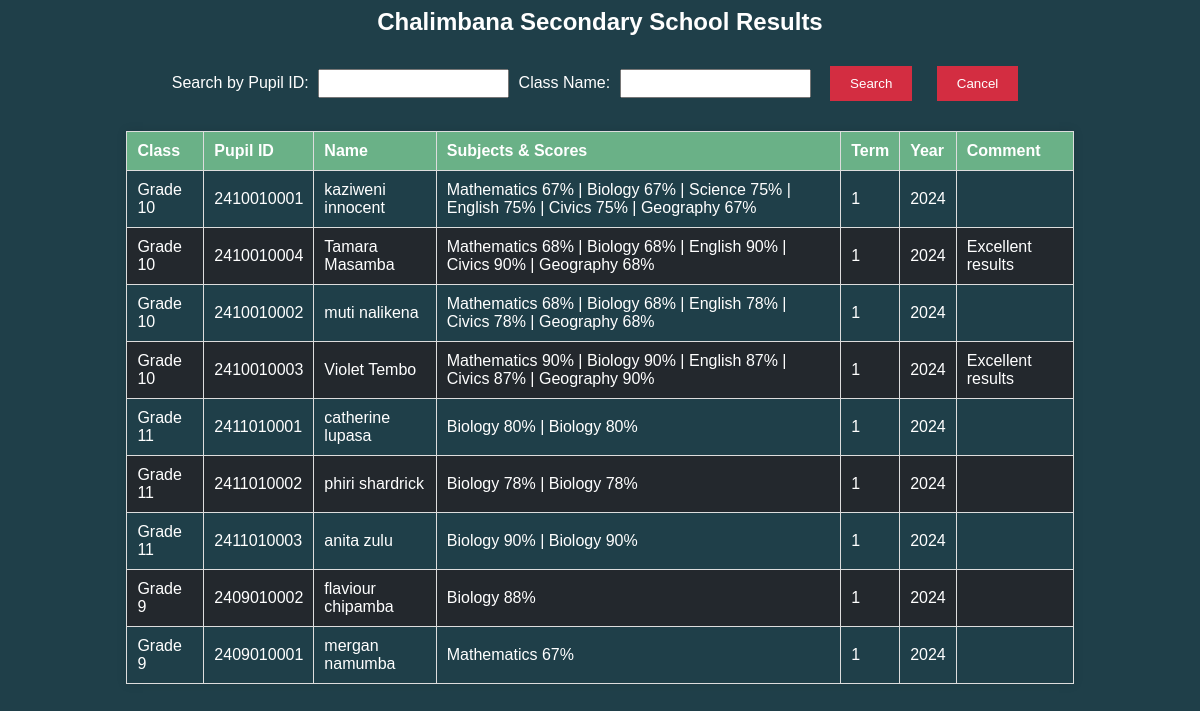
/view_result.php, run on the app's committed database.
### tables this page shows
CREATE TABLE IF NOT EXISTS `pupils` (
  `id` varchar(10) NOT NULL,
  `firstname` varchar(50) NOT NULL,
  `lastname` varchar(50) NOT NULL,
  `sex` varchar(50) NOT NULL,
  `birthdate` date NOT NULL,
  `added_by` int DEFAULT NULL,
  `class_id` int DEFAULT NULL,
  PRIMARY KEY (`id`),
  KEY `added_by` (`added_by`),
  KEY `class_id` (`class_id`)
);

CREATE TABLE IF NOT EXISTS `classes` (
  `id` int NOT NULL AUTO_INCREMENT,
  `class_name` varchar(50) NOT NULL,
  PRIMARY KEY (`id`)
);

### view_result.php (the view, shortened to what this page needs)
<?php
$servername = "localhost";
$username = "root";
$password = "";
$dbname = "registration";
$conn = new mysqli($servername, $username, $password, $dbname);
$search_pupil_id = isset($_GET['pupil_id']) ? $_GET['pupil_id'] : '';
$search_class_name = isset($_GET['class_name']) ? $_GET['class_name'] : '';
$sql = "SELECT c.class_name, p.id AS pupil_id, p.firstname, p.lastname,
               GROUP_CONCAT(CONCAT(s.name, ' ', ROUND(r.score), '%') SEPARATOR ' | ') AS subject_scores,
               r.term, r.year, r.comment
        FROM results r
        JOIN pupils p ON r.pupil_id = p.id
        JOIN classes c ON p.class_id = c.id
        JOIN subjects s ON r.subject_id = s.id
        WHERE (p.id LIKE '%$search_pupil_id%' OR '$search_pupil_id' = '')
          AND (c.class_name LIKE '%$search_class_name%' OR '$search_class_name' = '')
        GROUP BY p.id, r.term, r.year
        ORDER BY c.class_name, p.lastname, p.firstname, r.term, r.year";
$result = $conn->query($sql);
if ($result->num_rows > 0) {
    echo "<h2>Chalimbana Secondary School Results</h2>";
    echo "<form method='GET' action=''>
            <label for='pupil_id'>Search by Pupil ID:</label>
            <input type='text' id='pupil_id' name='pupil_id' value='$search_pupil_id'>
            <label for='class_name'>Class Name:</label>
            <input type='text' id='class_name' name='class_name' value='$search_class_name'>
            <input type='submit' value='Search'>
            <button type='button' onclick='window.location.href=\"dashboard.php\"'>Cancel</button>
          </form>";
    $currentPupil = "";
    echo "<table>
            <tr>
                <th>Class</th>
                <th>Pupil ID</th>
                <th>Name</th>
                <th>Subjects & Scores</th>
                <th>Term</th>
                <th>Year</th>
                <th>Comment</th>
            </tr>";
    while ($row = $result->fetch_assoc()) {
        echo "<tr>
                <td>" . $row["class_name"] . "</td>
                <td>" . $row["pupil_id"] . "</td>
                <td>" . $row["firstname"] . " " . $row["lastname"] . "</td>
                <td>" . $row["subject_scores"] . "</td>
                <td>" . $row["term"] . "</td>
                <td>" . $row["year"] . "</td>";
        if ($row["pupil_id"] != $currentPupil) {
            echo "<td>" . $row["comment"] . "</td>";
            $currentPupil = $row["pupil_id"];
        } else {
            echo "<td></td>";
        }
        echo "</tr>";
    }
    echo "</table>";
} else {
    echo "<p>No results found.</p>";
}
?>

### view_result.php (style rules this page uses)
table { width: 80%; margin: 20px auto; border-collapse: collapse; background-color: #CED2CC; box-shadow: 0 0 10px rgba(0, 0, 0, 0.1); }
th { padding: 10px; text-align: left; border: 1px solid #ddd; background-color: #6AB187; color: #FFFFFF; }
td { padding: 10px; text-align: left; border: 1px solid #ddd; background-color: #23282D; color: #FFFFFF; }
tr:nth-child(even) td { background-color: #1F3F49; }
tr:nth-child(odd) td { background-color: #23282D; }
h2 { text-align: center; color: #FFFFFF; }
form { text-align: center; margin-bottom: 20px; }
input[type='text'] { padding: 5px; margin: 5px; }
input[type='submit'], button { padding: 10px 20px; margin: 10px; background-color: #D32D41; color: #FFFFFF; border: none; cursor: pointer; }
label { color: #FFFFFF; }

### data on the page
pupils: class.class_name "Grade 10", id "2410010001", firstname "kaziweni", lastname "innocent", subject_scores "Mathematics 67% | Biology 67% | Science 75% | English 75% | Civics 75% | Geography 67%", term "1", year "2024"
pupils: class.class_name "Grade 10", id "2410010004", firstname "Tamara", lastname "Masamba", subject_scores "Mathematics 68% | Biology 68% | English 90% | Civics 90% | Geography 68%", term "1", year "2024", comment "Excellent results"
pupils: class.class_name "Grade 10", id "2410010002", firstname "muti", lastname "nalikena", subject_scores "Mathematics 68% | Biology 68% | English 78% | Civics 78% | Geography 68%", term "1", year "2024"
pupils: class.class_name "Grade 10", id "2410010003", firstname "Violet", lastname "Tembo", subject_scores "Mathematics 90% | Biology 90% | English 87% | Civics 87% | Geography 90%", term "1", year "2024", comment "Excellent results"
pupils: class.class_name "Grade 11", id "2411010001", firstname "catherine", lastname "lupasa", subject_scores "Biology 80% | Biology 80%", term "1", year "2024"
pupils: class.class_name "Grade 11", id "2411010002", firstname "phiri", lastname "shardrick", subject_scores "Biology 78% | Biology 78%", term "1", year "2024"
pupils: class.class_name "Grade 11", id "2411010003", firstname "anita", lastname "zulu", subject_scores "Biology 90% | Biology 90%", term "1", year "2024"
pupils: class.class_name "Grade 9", id "2409010002", firstname "flaviour", lastname "chipamba", subject_scores "Biology 88%", term "1", year "2024"
pupils: class.class_name "Grade 9", id "2409010001", firstname "mergan", lastname "namumba", subject_scores "Mathematics 67%", term "1", year "2024"
